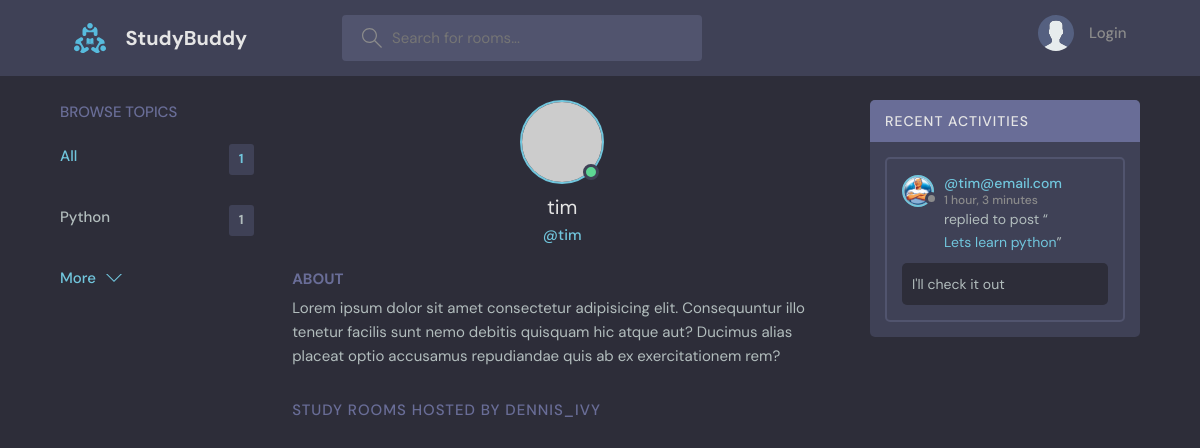
The app's page /profile/2/ with its own data.
### base/models.py (models this page shows, shortened)
class Topic(models.Model):
    name = models.CharField(max_length=200)

class User(AbstractUser):
    name = models.CharField(max_length=200, null=True)
    email = models.EmailField(unique = True, null=True)
    bio = models.TextField(null = True)
    avatar = models.ImageField(null=True, default="avatar.svg")
    USERNAME_FIELD = 'email'
    REQUIRED_FIELDS = []

class Message(models.Model):
    user = models.ForeignKey(User, on_delete=models.CASCADE)
    room = models.ForeignKey(Room, on_delete=models.CASCADE)
    body = models.TextField()
    updated = models.DateTimeField(auto_now=True)
    created = models.DateTimeField(auto_now_add=True)
    class Meta:
        ordering = ['-updated', '-created']

class Room(models.Model):
    host = models.ForeignKey(User, on_delete=models.SET_NULL, null=True)
    topic = models.ForeignKey(Topic, on_delete=models.SET_NULL, null=True)
    name = models.CharField(max_length=200)
    description = models.TextField(null = True, blank=True)
    participants = models.ManyToManyField(User, related_name='participants', blank=True)
    updated = models.DateTimeField(auto_now=True)
    created = models.DateTimeField(auto_now_add=True)
    class Meta:
        ordering = ['-updated', '-created']
    def __str__(self):
        return self.name

### base/views.py (the view)
# urls.py: path('profile/<str:pk>/', views.userProfile, name="user-profile"),
def userProfile(request, pk):
    user = User.objects.get(id = pk)
    rooms = user.room_set.all()
    room_messages = user.message_set.all()
    topics = Topic.objects.all()
    context = {'user': user, 'rooms': rooms, 'room_messages' : room_messages, 'topics' : topics}
    return render(request, 'base/profile.html', context)

### base/templates/base/profile.html (shortened to what this page needs)
{% extends 'main.html' %}
{% block content %}
  <main class="profile-page layout layout--3">
    <div class="container">
      {% include 'base/topics_component.html' %}
      <div class="roomList">
        <div class="profile">
          <div class="profile__avatar">
            <div class="avatar avatar--large active">
              <img src="https://randomuser.me/api/portraits/men/11.jpg" />
            </div>
          </div>
          <div class="profile__info">
            <h3>{{user.username}}</h3>
            <p>@{{user.username}}</p>
          </div>
          <div class="profile__about">
            <h3>About</h3>
            <p>
              Lorem ipsum dolor sit amet consectetur adipisicing elit. Consequuntur illo tenetur
              facilis sunt nemo debitis quisquam hic atque aut? Ducimus alias placeat optio
              accusamus repudiandae quis ab ex exercitationem rem?
            </p>
          </div>
        </div>
        <div class="roomList__header">
          <div>
            <h2>Study Rooms Hosted by dennis_ivy</a>
            </h2>
          </div>
        </div>
      </div>
      {% include 'base/activity_component.html' %}
    </div>
  </main>
{% endblock content %}

### base/templates/base/topics_component.html
<div class="topics">
    <div class="topics__header">
      <h2>Browse Topics</h2>
    </div>
    <ul class="topics__list">
      <li>
        <a href="{% url 'home' %}" class="active">All <span>{{topics.count}}</span></a>
      </li>
      {% for topic in topics %}
      <li>
        <a href="{% url 'home' %}?q={{topic.name}}">{{topic.name}} <span>{{topic.room_set.all.count}} </span></a>
      </li>
      {% endfor %}
    </ul>
    <a class="btn btn--link" href="{% url 'topics' %}">
      More
      <svg version="1.1" xmlns="http://www.w3.org/2000/svg" width="32" height="32" viewBox="0 0 32 32">
        <title>chevron-down</title>
        <path d="M16 21l-13-13h-3l16 16 16-16h-3l-13 13z"></path>
      </svg>
    </a>
  </div>

### base/templates/base/activity_component.html (shortened to what this page needs)
<div class="activities">
    <div class="activities__header">
      <h2>Recent Activities</h2>
    </div>
    {% for message in room_messages %}
    <div class="activities__box">
      <div class="activities__boxHeader roomListRoom__header">
        <a href="{% url 'user-profile' message.user.id %}" class="roomListRoom__author">
          <div class="avatar avatar--small">
            <img src="{{message.user.avatar.url}}" />
          </div>
          <p>
            @{{message.user}}
            <span>{{message.created|timesince}}</span>
          </p>
        </a>
      </div>
      <div class="activities__boxContent">
        <p>replied to post “<a href="{% url 'room' message.room.id %}">{{message.room}}</a>”</p>
        <div class="activities__boxRoomContent">
          {{message.body}}
        </div>
      </div>
    </div>
    {% endfor %}
  </div>

### records on screen
Topic: name "Python", room_set.all.count "1"
User: username "tim"
Message: user.avatar (picture), user "tim@email.com", created "1 hour, 3 minutes", room "Lets learn python", body "I'll check it out"

### other values on screen
{{ topics.count }} "1"
